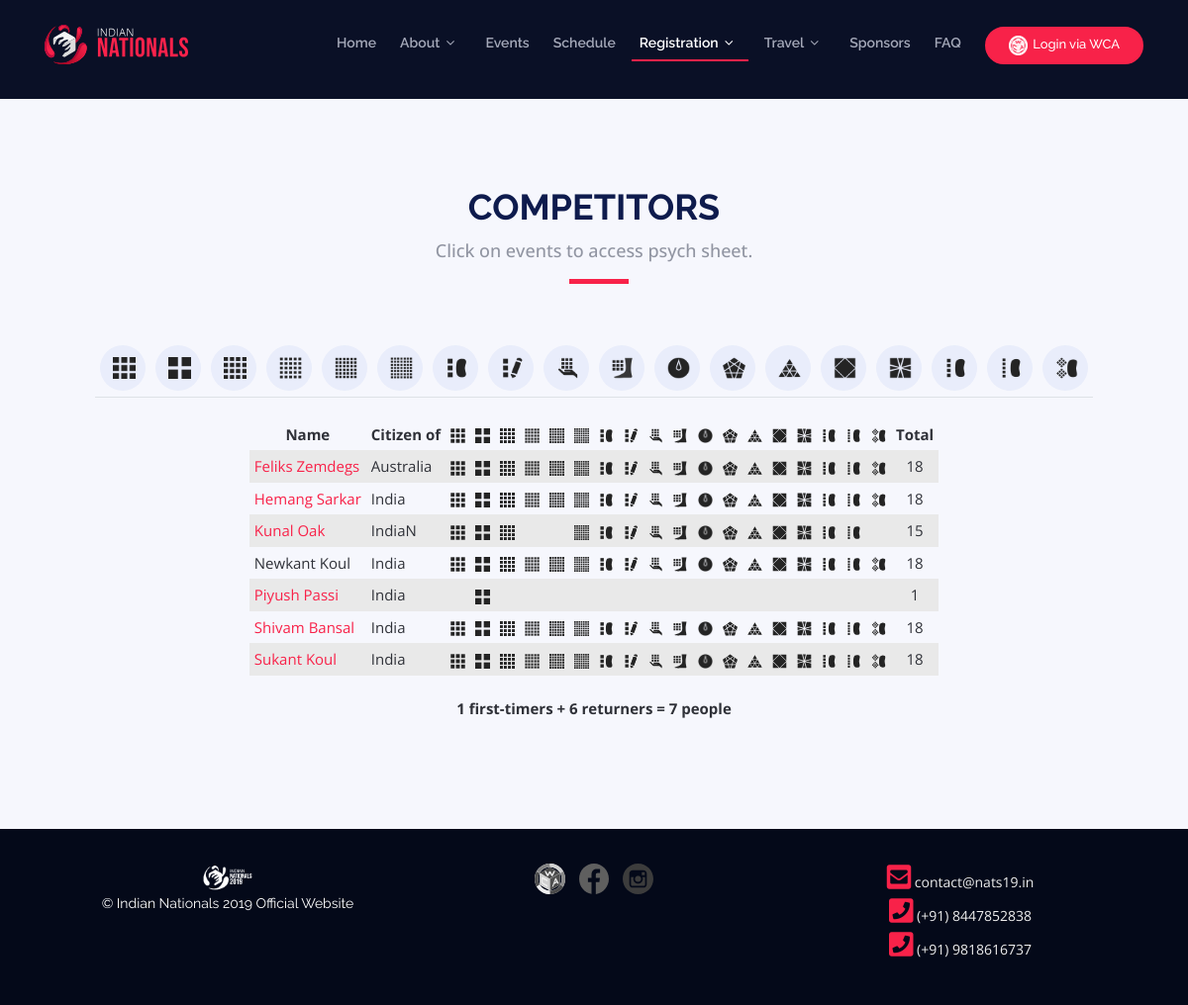
Screenshot of /competitors/index.php with the database file from the repository.
### tables this page shows
CREATE TABLE IF NOT EXISTS `registrations` (
  `email_id` varchar(100) NOT NULL,
  `name` varchar(75) NOT NULL,
  `WCAID` varchar(10) DEFAULT NULL,
  `gender` enum('m','f') NOT NULL DEFAULT 'M',
  `birth_date` date NOT NULL DEFAULT '1000-01-01',
  `country_name` varchar(35) DEFAULT NULL,
  `222` enum('Y','N') NOT NULL DEFAULT 'N',
  `333` enum('Y','N') NOT NULL DEFAULT 'N',
  `444` enum('Y','N') NOT NULL DEFAULT 'N',
  `555` enum('Y','N') NOT NULL DEFAULT 'N',
  `666` enum('Y','N') NOT NULL DEFAULT 'N',
  `777` enum('Y','N') NOT NULL DEFAULT 'N',
  `333bf` enum('Y','N') NOT NULL DEFAULT 'N',
  `333fm` enum('Y','N') NOT NULL DEFAULT 'N',
  `333ft` enum('Y','N') NOT NULL DEFAULT 'N',
  `333mbf` enum('Y','N') NOT NULL DEFAULT 'N',
  `444bf` enum('Y','N') NOT NULL DEFAULT 'N',
  `555bf` enum('Y','N') NOT NULL DEFAULT 'N',
  `skewb` enum('Y','N') NOT NULL DEFAULT 'N',
  `pyram` enum('Y','N') NOT NULL DEFAULT 'N',
  `minx` enum('Y','N') NOT NULL DEFAULT 'N',
  `sq1` enum('Y','N') NOT NULL DEFAULT 'N',
  `clock` enum('Y','N') NOT NULL DEFAULT 'N',
  `333oh` enum('Y','N') NOT NULL DEFAULT 'N',
  PRIMARY KEY (`email_id`)
);

### competitors/index.php (the view)
<?php
include('../header.php')
?>
  <main id="main" class="main-page">
    <section id="competitors-details" class="section-with-bg">
      <div class="container wow fadeInUp">
        <div class="section-header">
          <h2>Competitors</h2>
          <p>Click on events to access psych sheet.</p>
        </div>
          <div align="center">
            <div class="details">
              <div class="social">
              <div class="wrapper">
                <ul class="nav nav-tabs" role="tablist" >
                  <li class="nav-item">
                    <a class="nav-link nav-padding" href="../psych-sheet?eventId=333" ><img src="../img/events/3x3.png" class="center center-icon"></a>
                  </li>
                  <li class="nav-item">
                    <a class="nav-link nav-padding" href="../psych-sheet?eventId=222"><img src="../img/events/2x2.png" class="center center-icon"></a>
                  </li>
                  <li class="nav-item">
                    <a class="nav-link nav-padding" href="../psych-sheet?eventId=444"><img src="../img/events/4x4.png" class="center center-icon"></a>
                  </li>
                  <li class="nav-item">
                    <a class="nav-link nav-padding" href="../psych-sheet?eventId=555"><img src="../img/events/5x5.png" class="center center-icon"></a>
                  </li>
                  <li class="nav-item">
                    <a class="nav-link nav-padding" href="../psych-sheet?eventId=666"><img src="../img/events/6x6.png" class="center center-icon"></a>
                  </li>
                  <li class="nav-item">
                    <a class="nav-link nav-padding" href="../psych-sheet?eventId=777"><img src="../img/events/7x7.png" class="center center-icon"></a>
</li>
  <li class="nav-item">
                    <a class="nav-link nav-padding" href="../psych-sheet?eventId=333bf"><img src="../img/events/3BLD.png" class="center center-icon"></a>
                  </li>
                  <li class="nav-item">
                    <a class="nav-link nav-padding" href="../psych-sheet?eventId=333fm"><img src="../img/events/FMC.png" class="center center-icon"></a>
                  </li>
                  <li class="nav-item">
                    <a class="nav-link nav-padding" href="../psych-sheet?eventId=333oh"><img src="../img/events/3OH.png" class="center center-icon"></a>
                  </li>
                  <li class="nav-item">
                    <a class="nav-link nav-padding" href="../psych-sheet?eventId=333ft"><img src="../img/events/FEET.png" class="center center-icon"></a>
                  </li>
                  <li class="nav-item">
                    <a class="nav-link nav-padding" href="../psych-sheet?eventId=clock"><img src="../img/events/CLOCK.png" class="center center-icon"></a>
                  </li>
                  <li class="nav-item">
                    <a class="nav-link nav-padding" href="../psych-sheet?eventId=minx" ><img src="../img/events/MINX.png" class="center center-icon"></a>
                  </li>
                  <li class="nav-item">
                    <a class="nav-link nav-padding" href="../psych-sheet?eventId=pyram"><img src="../img/events/pyra.png" class="center center-icon"></a>
                  </li>
                  <li class="nav-item">
                    <a class="nav-link nav-padding" href="../psych-sheet?eventId=skewb"><img src="../img/events/skewb.png" class="center center-icon"></a>
                  </li>
                  <li class="nav-item">
                    <a class="nav-link nav-padding" href="../psych-sheet?eventId=sq1"><img src="../img/events/sq1.png" class="center center-icon"></a>
                  </li>
                  <li class="nav-item">
                    <a class="nav-link nav-padding" href="../psych-sheet?eventId=444bf"><img src="../img/events/4BLD.png" class="center center-icon"></a>
                  </li>
                  <li class="nav-item">
                    <a class="nav-link nav-padding" href="../psych-sheet?eventId=555bf"><img src="../img/events/5BLD.png" class="center center-icon"></a>
                  </li>
                  <li class="nav-item">
                    <a class="nav-link nav-padding" href="../psych-sheet?eventId=333mbf"><img src="../img/events/MBLD.png" class="center center-icon"></a>
                  </li>
                </ul>
              </div>
              </div>
            </div>
          </div>
          <div class="tab-content row justify-content-center">
            <div class="wrapper">
              <table class = "striped">
                <thead>
                  <tr>
                    <th> Name </th>
                    <th> Citizen of </th>
                    <th> <img src="../img/events/3x3.svg" class="low"> </th>
                    <th> <img src="../img/events/2x2.svg" class="low">  </th>
                    <th> <img src="../img/events/4x4.svg" class="low">  </th>
                    <th> <img src="../img/events/5x5.svg" class="low"> </th>
                    <th> <img src="../img/events/6x6.svg" class="low"> </th>
                    <th> <img src="../img/events/7x7.svg" class="low"> </th>
                    <th> <img src="../img/events/3BLD.svg" class="low"> </th>
                    <th> <img src="../img/events/FMC.svg" class="low"> </th>
                    <th> <img src="../img/events/3OH.svg" class="low"> </th>
                    <th> <img src="../img/events/FEET.svg" class="low"> </th>
                    <th> <img src="../img/events/CLOCK.png" class="low"> </th>
                    <th> <img src="../img/events/MINX.svg" class="low"> </th>
                    <th> <img src="../img/events/pyra.svg" class="low"> </th>
                    <th> <img src="../img/events/skewb.svg" class="low"> </th>
                    <th> <img src="../img/events/sq1.svg" class="low"> </th>
                    <th> <img src="../img/events/4BLD.svg" class="low"> </th>
                    <th> <img src="../img/events/5BLD.svg" class="low"> </th>
                    <th> <img src="../img/events/MBLD.svg" class="low"> </th>
                    <th> Total </th>
                  </tr>
                </thead>
                <tbody>
<?php
$conn = new mysqli("localhost", "root", "n@ts2019", "nats19");
$sql = "SELECT * FROM registrations order by name";
$result = $conn->query($sql);
$competitor_count=0;
$newcomer_count=0;
$oldcomer_count=0;
foreach($result as $row){
    $count=0;
    $competitor_count+=1;
    echo "<tr>";
    echo "<td class='lefttd'>";
    if(!is_null($row['WCAID'])){
            echo "<a href='https://www.worldcubeassociation.org/persons/".$row['WCAID']."' target='_blank'>";
            $oldcomer_count+=1;
    }
    else{
      $newcomer_count+=1;
    }
    echo $row['name']."</a></td>";
    echo "<td class='lefttd'>".$row['country_name']."</td>";
    echo "<td>"; if ($row['333'] =="Y"){echo "<img src='../img/events/3x3.svg' class='low'>"; $count+=1;} echo"</td>";
    echo "<td>"; if ($row['222'] =="Y"){echo "<img src='../img/events/2x2.svg' class='low'>"; $count+=1;} echo"</td>";
    echo "<td>"; if ($row['444'] =="Y"){echo "<img src='../img/events/4x4.svg' class='low'>"; $count+=1; } echo"</td>";
    echo "<td>"; if ($row['555'] =="Y"){echo "<img src='../img/events/5x5.svg' class='low'>"; $count+=1;} echo"</td>";
    echo "<td>"; if ($row['666'] =="Y"){echo "<img src='../img/events/6x6.svg' class='low'>"; $count+=1;} echo"</td>";
    echo "<td>"; if ($row['777'] =="Y"){echo "<img src='../img/events/7x7.svg' class='low'>"; $count+=1;} echo"</td>";
    echo "<td>"; if ($row['333bf'] =="Y"){echo "<img src='../img/events/3BLD.svg' class='low'>"; $count+=1;} echo"</td>";
    echo "<td>"; if ($row['333fm'] =="Y"){echo "<img src='../img/events/FMC.svg' class='low'>"; $count+=1;} echo"</td>";
    echo "<td>"; if ($row['333oh'] =="Y"){echo "<img src='../img/events/3OH.svg' class='low'>"; $count+=1;} echo"</td>";
    echo "<td>"; if ($row['333ft'] =="Y"){echo "<img src='../img/events/FEET.svg' class='low'>"; $count+=1;} echo"</td>";
    echo "<td>"; if ($row['clock'] =="Y"){echo "<img src='../img/events/CLOCK.png' class='low'>"; $count+=1;} echo"</td>";
    echo "<td>"; if ($row['minx'] =="Y"){echo "<img src='../img/events/MINX.svg' class='low'>"; $count+=1;} echo"</td>";
    echo "<td>"; if ($row['pyram'] =="Y"){echo "<img src='../img/events/pyra.svg' class='low'>"; $count+=1;} echo"</td>";
    echo "<td>"; if ($row['skewb'] =="Y"){echo "<img src='../img/events/skewb.svg' class='low'>"; $count+=1;} echo"</td>";
    echo "<td>"; if ($row['sq1'] =="Y"){echo "<img src='../img/events/sq1.svg' class='low'>"; $count+=1;} echo"</td>";
    echo "<td>"; if ($row['444bf'] =="Y"){echo "<img src='../img/events/4BLD.svg' class='low'>"; $count+=1;} echo"</td>";
    echo "<td>"; if ($row['555bf'] =="Y"){echo "<img src='../img/events/5BLD.svg' class='low'>"; $count+=1;} echo"</td>";
    echo "<td>"; if ($row['333mbf'] =="Y"){echo "<img src='../img/events/MBLD.svg' class='low'>"; $count+=1;} echo"</td>";
    echo "<td>".$count."</td>";
    echo "</tr>";
}
?>
                                   </tbody>
              </table>
        <br> <p align="middle"> <b>
          <?php
          echo $newcomer_count.' first-timers + '.$oldcomer_count.' returners   = '.$competitor_count.' people'; ?> </b> </p>
        </div>
      </div>
      </div>
    </section>
  </main>
<?php
include('../footer.php')
?>

### header.php (shortened to what this page needs)
<!DOCTYPE html>
<html lang="en">
<head>
  <link href="../lib/bootstrap/css/bootstrap.min.css" rel="stylesheet">
  <link href="../lib/font-awesome/css/font-awesome.min.css" rel="stylesheet">
  <link href="../lib/animate/animate.min.css" rel="stylesheet">
  <link href="../lib/owlcarousel/assets/owl.carousel.min.css" rel="stylesheet">
  <link href="../css/materialize.css" rel="stylesheet">
  <link href="../css/style.css" rel="stylesheet">
</head>
<body>
<div class="main-container">
  <header id="header" class="other-pages">
    <div class="container">
      <div id="logo" class="pull-left">
  <a href="../" class="scrollto"><img src="../img/nats-logo.svg" height="40px" alt="" title=""></a>      </div>
      <nav id="nav-menu-container">
        <ul class="nav-menu">
        <li class="<?php echo ($_SERVER['PHP_SELF'] == "/index.php" ? "menu-active" : "");?>"><a href="../">Home</a></li>
          <li class="<?php echo (($_SERVER['PHP_SELF'] == "/venue/index.php" || $_SERVER['PHP_SELF'] == "/team/index.php") ? "menu-active" : "");?>"><a href="#">About</a>
          </li>
          <li class="<?php echo ($_SERVER['PHP_SELF'] == "/events/index.php" ? "menu-active" : "");?>"><a href="../events">Events</a></li>
          <li class="<?php echo ($_SERVER['PHP_SELF'] == "/schedule/index.php" ? "menu-active" : "");?>"><a href="../schedule">Schedule</a></li>
            <li class="<?php echo (($_SERVER['PHP_SELF'] == "/competitors/index.php" || $_SERVER['PHP_SELF'] == "/competitors/psych-sheet.php" || $_SERVER['PHP_SELF'] == "/register/index.php") ? "menu-active" : "");?>"><a href="#">Registration</a>
          </li>
          <li class="<?php echo (($_SERVER['PHP_SELF'] == "/transport/index.php" || $_SERVER['PHP_SELF'] == "/accommodation/index.php") ? "menu-active" : "");?>"><a href="#">Travel</a>
          </li>
          <li class="<?php echo ($_SERVER['PHP_SELF'] == "/sponsors/index.php" ? "menu-active" : "");?>"><a href="../sponsors">Sponsors</a></li>
            <li class="<?php echo ($_SERVER['PHP_SELF'] == "/faq/index.php" ? "menu-active" : "");?>"><a href="../faq">FAQ</a></li>
                       <?php
                 if(isset($_SESSION['email'])) {
                   echo '<li class="buy-tickets"><a href="#">';
       echo '<img src=';
       echo '"' . $_SESSION['avatar'] . '" class="signedin">';
       echo "Hi " . strtok($_SESSION['name'], ' ') . "</a>";
       echo '<ul class="sub-nav"><a class="sub-nav-link2" href="../myNats">My Nats</a><li class="sub-nav-item" ></li>';
      echo '<li class="sub-nav-item" ><a class="sub-nav-link2" href="../logout.php">Logout</a></li></ul></li>';
     } else {
                   echo '<li class="buy-tickets">';
       echo '<a href="https://www.worldcubeassociation.org/oauth/authorize?client_id=c02ad8e3446378078c5cbb73874bac335f08d9cc36f57c74fd11f9aa6df23a7e&redirect_uri=https%3A%2F%2Fnats19.in%2F&response_type=code&scope=public+dob+email">';
       echo '<img src="../img/events/wca.png" class="wcalogo">Login via WCA</a></li>';
     }
          ?>
        </ul>
      </nav>
    </div>
  </header>

### footer.php (shortened to what this page needs)
<link rel="stylesheet" href="https://use.fontawesome.com/releases/v5.6.3/css/all.css">
  <footer id="footer">
    <div class="footer-top">
      <div class="container">
        <div class="row">
          <div class="col-lg-4 col-md-4 footer-info">
            <div class="wrapper" style="margin-top: 20px;">
              <img src="../img/logo.png" alt="TheEvenet">
              <p>
                © Indian Nationals 2019 Official Website
              </p>
            </div>
          </div>
          <div class="col-lg-4 col-md-4 footer-info">
            <div class="wrapper">
              <div class="social-links" style="margin-top: 20px;">
                <a href="https://www.worldcubeassociation.org/competitions/IndianNationals2019" target="about_blank"> <img class="footerimg" src="../img/events/wca-logo.svg"></a>
                <a href="https://www.facebook.com/IndianNationals2019/" target="about_blank"><img class="footerimg" src="../img/events/facebook.svg"></a>
                <a href="https://www.instagram.com/indiannationals19/" target="about_blank"><img class="footerimg" src="../img/events/instagram.svg"></a>
              </div>
            </div>
          </div>
          <div class="col-lg-4 col-md-4 footer-info">
            <div class="wrapper">
              <div class="row">
                <div class="col-lg-12 col-md-12 footer-info" style="margin-top: 20px;">
                    <div class="contact-info">
                      <a href="mailto:arupela@worldcubeassociation.org"><i class="fas fa-envelope-square fa-2x"></i></a> contact@nats19.in
                    </div>
                    <div class="contact-info">
                      <a href="tel:+918447852838"><i class="fas fa-phone-square fa-2x" aria-hidden="true"></i></a> (+91) 8447852838
                    </div>
                    <div class="contact-info">
                      <a href="tel:+919818616737"><i class="fas fa-phone-square fa-2x" aria-hidden="true"></i></a> (+91) 9818616737
                    </div>
                </div>
              </div>
            </div>
          </div>
        </div>
      </div>
    </div>
    </footer>
</div>
</body>
</html>

### rows the page displays
registrations: name "Feliks Zemdegs", country_name "Australia", count "18"
registrations: name "Hemang Sarkar", country_name "India", count "18"
registrations: name "Kunal Oak", country_name "IndiaN", count "15"
registrations: name "Newkant Koul", country_name "India", count "18"
registrations: name "Piyush Passi", country_name "India", count "1"
registrations: name "Shivam Bansal", country_name "India", count "18"
registrations: name "Sukant Koul", country_name "India", count "18"

### other values shown
$newcomer_count "1"
$oldcomer_count "6"
$competitor_count "7"
